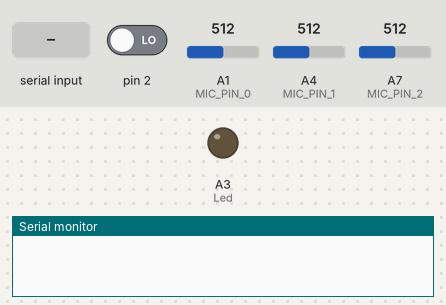
A sketch run on a simulated Arduino Nano, built with avr-gcc and run on an emulated ATmega328P. On the bench: output pins drawn as LEDs (lit = HIGH), the last lines printed to the serial monitor. The test bench sets the inputs (shaded band); at power-on: pin 2 LOW, A1 (MIC_PIN_0) = 512, A4 (MIC_PIN_1) = 512, A7 (MIC_PIN_2) = 512.

Above: at 1.2 s.
1.3 s: "i" received over Serial
At 2.38 s:
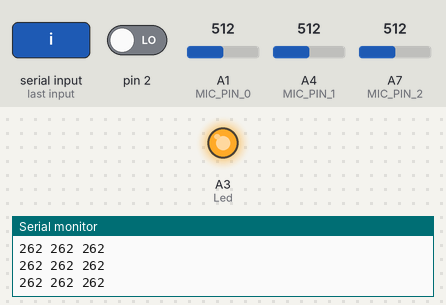
Timing chart, 0 to 4.3 s (numbered marks = the images above; inputs shaded):
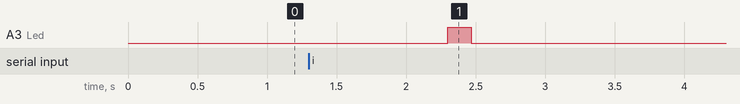

The sketch:

for_bad_data.ino
```cpp
#define MIC_PIN_0 A1
#define MIC_PIN_1 A4
#define MIC_PIN_2 A7
#define Led A3

#ifndef clearBit
#define clearBit(sfr, bit) (_SFR_BYTE(sfr) &= ~_BV(bit))
#endif

#ifndef setBit
#define setBit(sfr, bit) (_SFR_BYTE(sfr) |= _BV(bit))
#endif

#define T 1000000
#define WAIT_LIMIT 10
#define VOL_THRESHOLD 80
#define VOL_SILENCE 40
#define minSoundCount 4
#define RememberMax 250
#define bias 250


#define bitADPS0 1
#define bitADPS1 0
#define bitADPS2 0

#define delayM 0
static bool running = false;
void setup() {
  pinMode(MIC_PIN_0, INPUT);
  pinMode(MIC_PIN_1, INPUT);
  pinMode(MIC_PIN_2, INPUT);
  pinMode(Led, OUTPUT);

#if bitADPS0 == 0
  clearBit(ADCSRA, ADPS0);
#else
  setBit(ADCSRA, ADPS0);
#endif
#if bitADPS1 == 0
  clearBit(ADCSRA, ADPS1);
#else
  setBit(ADCSRA, ADPS1);
#endif
#if bitADPS0 == 0
  clearBit(ADCSRA, ADPS2);
#else
  setBit(ADCSRA, ADPS2);
#endif
  attachInterrupt(digitalPinToInterrupt(2), button, RISING);
  Serial.begin(230400);
}
void button() {
  running = false;
}


static int index = 0;
static int vol[3][RememberMax];
static String str;

static bool ready = true;
static int silence_counter=0;
int vol1 =0;
int vol2 =0;
int vol3 =0;
void loop() {
  while(1){
    //start and continue
    if (Serial.available() > 0) {  //
      // start
      str = Serial.readString();
      if (str[0] == 'i') {
        digitalWrite(Led, HIGH);
        running = true;
      }
      if (str[0] == 'c'){
         digitalWrite(Led, HIGH);
        running = true;
      }
      if (str[0] == 's'){
        digitalWrite(Led, LOW);
        running = false;
      }
    }
    index = 0;
    if (running){
      Serial.println("S");
      int count = 0;
      while (index < RememberMax){
        vol[0][index] = analogRead(MIC_PIN_0) - bias;
        vol[1][index] = analogRead(MIC_PIN_1) - bias;
        vol[2][index] = analogRead(MIC_PIN_2) - bias;
        index++;
      }
      index=0;
      while (RememberMax > index){
        Serial.print(vol[0][index]);
        Serial.print(" ");
        Serial.print(vol[1][index]);
        Serial.print(" ");
        Serial.println(vol[2][index]);

        index++;

      }


      // Serial.flush();
      Serial.println("E");
      running=false;
      digitalWrite(Led, LOW);
    }
    // else{
    //   delay(1000);
    // }
  }
}
```

Measured:
- after the input at 1.3 s, A3 (Led): LOW → HIGH after 1.0 s, → LOW 0.17 s later
